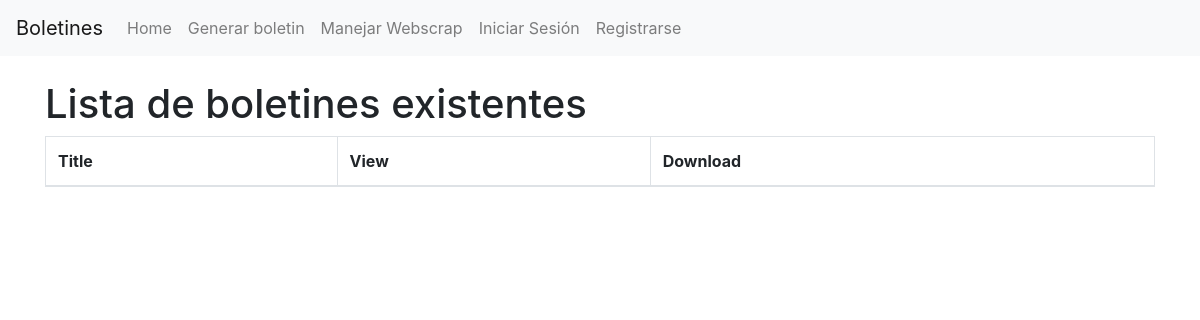
The app's page /, older data.
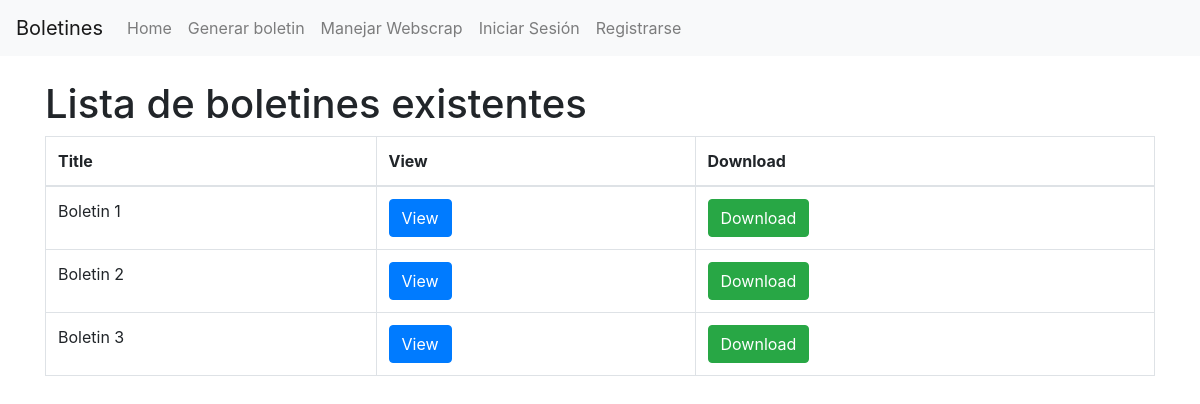
The same page, newer data.
### HomePage/models.py (models this page shows, shortened)
class PDF(models.Model):
    title = models.CharField(max_length=255)
    file = models.FileField(upload_to='pdfs/')

### HomePage/views.py (the view)
# urls.py: path('', views.lista_boletines, name='lista_boletines'),
def lista_boletines(request):
    pdfs = PDF.objects.all()
    return render(request, 'lista_boletines.html', {'pdfs': pdfs})

### HomePage/templates/lista_boletines.html
{% extends 'main.html' %}
{% block content %}
<h1>Lista de boletines existentes</h1>
<table class="table table-bordered">
    <thead>
        <tr>
            <th>Title</th>
            <th>View</th>
            <th>Download</th>
        </tr>
    </thead>
    <tbody>
        {% for pdf in pdfs %}
        <tr>
            <td>{{ pdf.title }}</td>
            <td><a href="{% url 'view_pdf' pdf.id %}" class="btn btn-primary">View</a></td>
            <td><a href="{% url 'download_pdf' pdf.id %}" class="btn btn-success">Download</a></td>
        </tr>
        {% endfor %}
    </tbody>
</table>
{% endblock %}

### HomePage/templates/main.html (shortened to what this page needs)
<!DOCTYPE html>
<html>
<head>
    <link rel="stylesheet" href="https://stackpath.bootstrapcdn.com/bootstrap/4.5.2/css/bootstrap.min.css">
</head>
<body>
    <nav class="navbar navbar-expand-lg navbar-light bg-light">
        <a class="navbar-brand" href="#">Boletines</a>
        <div class="collapse navbar-collapse" id="navbarNav">
            <ul class="navbar-nav">
                <li class="nav-item">
                    <a class="nav-link" href="{% url 'lista_boletines' %}">Home</a>
                </li>
                <li class="nav-item">
                    <a class="nav-link" href="{% url 'generar' %}">Generar boletin</a>
                </li>
                <li class="nav-item">
                    <a class="nav-link" href="{% url 'scrap_urls' %}">Manejar Webscrap</a>
                </li>
                {% if not request.user.is_authenticated %}
                <li class="nav-item">
                    <a class="nav-link" href="{% url 'login' %}">Iniciar Sesión</a>
                </li>
                <li class="nav-item">
                    <a class="nav-link" href="{% url 'register' %}">Registrarse</a>
                </li>
                {% else %}
                <li class="nav-item">
                    <a class="nav-link" href="{% url 'logout' %}">Cerrar Sesión</a>
                </li>
                {% endif %}
            </ul>
        </div>
    </nav>
    <div class="container mt-4">
        {% block content %}
        {% endblock %}
    </div>
</body>
</html>

Row changes from the older to the newer data that the page shows:
added PDF: title "Boletin 1"
added PDF: title "Boletin 2"
added PDF: title "Boletin 3"
